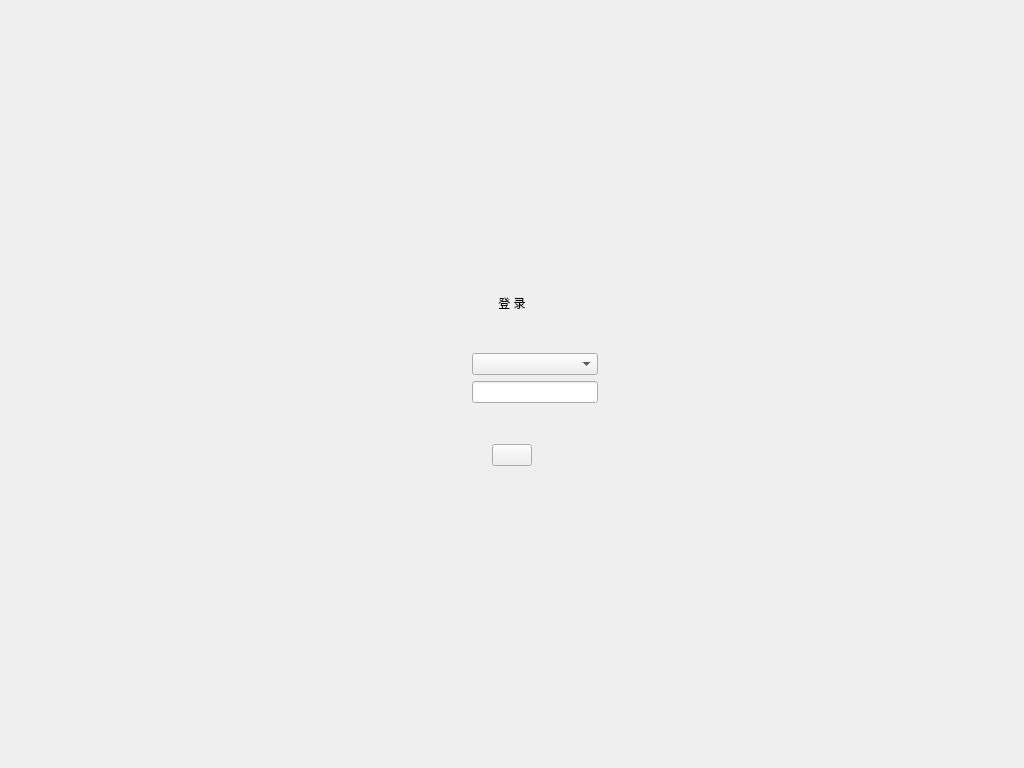
<?xml version="1.0" encoding="UTF-8"?>
<ui version="4.0">
 <class>HNLoginForm</class>
 <widget class="QWidget" name="HNLoginForm">
  <property name="geometry">
   <rect>
    <x>0</x>
    <y>0</y>
    <width>1024</width>
    <height>768</height>
   </rect>
  </property>
  <property name="windowTitle">
   <string>Form</string>
  </property>
  <layout class="QHBoxLayout" name="horizontalLayout_2">
   <property name="spacing">
    <number>0</number>
   </property>
   <property name="leftMargin">
    <number>0</number>
   </property>
   <property name="topMargin">
    <number>0</number>
   </property>
   <property name="rightMargin">
    <number>0</number>
   </property>
   <property name="bottomMargin">
    <number>0</number>
   </property>
   <item>
    <widget class="QWidget" name="widgetLoginForm" native="true">
     <layout class="QGridLayout" name="gridLayout">
      <property name="leftMargin">
       <number>0</number>
      </property>
      <property name="topMargin">
       <number>0</number>
      </property>
      <property name="rightMargin">
       <number>0</number>
      </property>
      <property name="bottomMargin">
       <number>0</number>
      </property>
      <property name="spacing">
       <number>0</number>
      </property>
      <item row="0" column="1">
       <spacer name="verticalSpacer">
        <property name="orientation">
         <enum>Qt::Vertical</enum>
        </property>
        <property name="sizeType">
         <enum>QSizePolicy::Expanding</enum>
        </property>
        <property name="sizeHint" stdset="0">
         <size>
          <width>0</width>
          <height>0</height>
         </size>
        </property>
       </spacer>
      </item>
      <item row="1" column="0">
       <spacer name="horizontalSpacer">
        <property name="orientation">
         <enum>Qt::Horizontal</enum>
        </property>
        <property name="sizeHint" stdset="0">
         <size>
          <width>0</width>
          <height>0</height>
         </size>
        </property>
       </spacer>
      </item>
      <item row="1" column="1">
       <widget class="QWidget" name="widgetLogin" native="true">
        <property name="minimumSize">
         <size>
          <width>460</width>
          <height>310</height>
         </size>
        </property>
        <property name="maximumSize">
         <size>
          <width>460</width>
          <height>310</height>
         </size>
        </property>
        <property name="focusPolicy">
         <enum>Qt::ClickFocus</enum>
        </property>
        <property name="acceptDrops">
         <bool>false</bool>
        </property>
        <property name="styleSheet">
         <string notr="true"/>
        </property>
        <layout class="QVBoxLayout" name="verticalLayout">
         <property name="spacing">
          <number>6</number>
         </property>
         <property name="topMargin">
          <number>9</number>
         </property>
         <item>
          <spacer name="verticalSpacer_3">
           <property name="orientation">
            <enum>Qt::Vertical</enum>
           </property>
           <property name="sizeType">
            <enum>QSizePolicy::Fixed</enum>
           </property>
           <property name="sizeHint" stdset="0">
            <size>
             <width>20</width>
             <height>30</height>
            </size>
           </property>
          </spacer>
         </item>
         <item>
          <widget class="QLabel" name="labelLogin">
           <property name="text">
            <string>登 录</string>
           </property>
           <property name="alignment">
            <set>Qt::AlignCenter</set>
           </property>
          </widget>
         </item>
         <item>
          <widget class="QWidget" name="widgetMiddle" native="true">
           <layout class="QGridLayout" name="gridLayout_2">
            <property name="bottomMargin">
             <number>9</number>
            </property>
            <item row="1" column="1">
             <widget class="QWidget" name="widgetPassword" native="true"/>
            </item>
            <item row="0" column="3">
             <widget class="QComboBox" name="cbName"/>
            </item>
            <item row="1" column="3">
             <widget class="QLineEdit" name="lePasswd">
              <property name="mouseTracking">
               <bool>true</bool>
              </property>
              <property name="acceptDrops">
               <bool>false</bool>
              </property>
              <property name="echoMode">
               <enum>QLineEdit::Password</enum>
              </property>
             </widget>
            </item>
            <item row="0" column="1">
             <widget class="QWidget" name="widgetHeader" native="true">
              <property name="minimumSize">
               <size>
                <width>20</width>
                <height>0</height>
               </size>
              </property>
             </widget>
            </item>
            <item row="0" column="4">
             <spacer name="horizontalSpacer_6">
              <property name="orientation">
               <enum>Qt::Horizontal</enum>
              </property>
              <property name="sizeHint" stdset="0">
               <size>
                <width>40</width>
                <height>20</height>
               </size>
              </property>
             </spacer>
            </item>
            <item row="0" column="0">
             <spacer name="horizontalSpacer_5">
              <property name="orientation">
               <enum>Qt::Horizontal</enum>
              </property>
              <property name="sizeHint" stdset="0">
               <size>
                <width>40</width>
                <height>20</height>
               </size>
              </property>
             </spacer>
            </item>
            <item row="0" column="2">
             <spacer name="horizontalSpacer_7">
              <property name="orientation">
               <enum>Qt::Horizontal</enum>
              </property>
              <property name="sizeType">
               <enum>QSizePolicy::Fixed</enum>
              </property>
              <property name="sizeHint" stdset="0">
               <size>
                <width>20</width>
                <height>20</height>
               </size>
              </property>
             </spacer>
            </item>
           </layout>
          </widget>
         </item>
         <item>
          <widget class="QWidget" name="widgetBottom" native="true">
           <layout class="QHBoxLayout" name="horizontalLayout">
            <property name="topMargin">
             <number>9</number>
            </property>
            <item>
             <spacer name="horizontalSpacer_3">
              <property name="orientation">
               <enum>Qt::Horizontal</enum>
              </property>
              <property name="sizeHint" stdset="0">
               <size>
                <width>40</width>
                <height>20</height>
               </size>
              </property>
             </spacer>
            </item>
            <item>
             <widget class="QPushButton" name="btnLogin">
              <property name="text">
               <string/>
              </property>
             </widget>
            </item>
            <item>
             <spacer name="horizontalSpacer_4">
              <property name="orientation">
               <enum>Qt::Horizontal</enum>
              </property>
              <property name="sizeHint" stdset="0">
               <size>
                <width>40</width>
                <height>20</height>
               </size>
              </property>
             </spacer>
            </item>
           </layout>
          </widget>
         </item>
         <item>
          <spacer name="verticalSpacer_4">
           <property name="orientation">
            <enum>Qt::Vertical</enum>
           </property>
           <property name="sizeType">
            <enum>QSizePolicy::Fixed</enum>
           </property>
           <property name="sizeHint" stdset="0">
            <size>
             <width>20</width>
             <height>40</height>
            </size>
           </property>
          </spacer>
         </item>
        </layout>
       </widget>
      </item>
      <item row="1" column="2">
       <spacer name="horizontalSpacer_2">
        <property name="orientation">
         <enum>Qt::Horizontal</enum>
        </property>
        <property name="sizeHint" stdset="0">
         <size>
          <width>0</width>
          <height>0</height>
         </size>
        </property>
       </spacer>
      </item>
      <item row="2" column="1">
       <spacer name="verticalSpacer_2">
        <property name="orientation">
         <enum>Qt::Vertical</enum>
        </property>
        <property name="sizeType">
         <enum>QSizePolicy::Expanding</enum>
        </property>
        <property name="sizeHint" stdset="0">
         <size>
          <width>0</width>
          <height>0</height>
         </size>
        </property>
       </spacer>
      </item>
     </layout>
    </widget>
   </item>
  </layout>
 </widget>
 <resources/>
 <connections/>
</ui>
